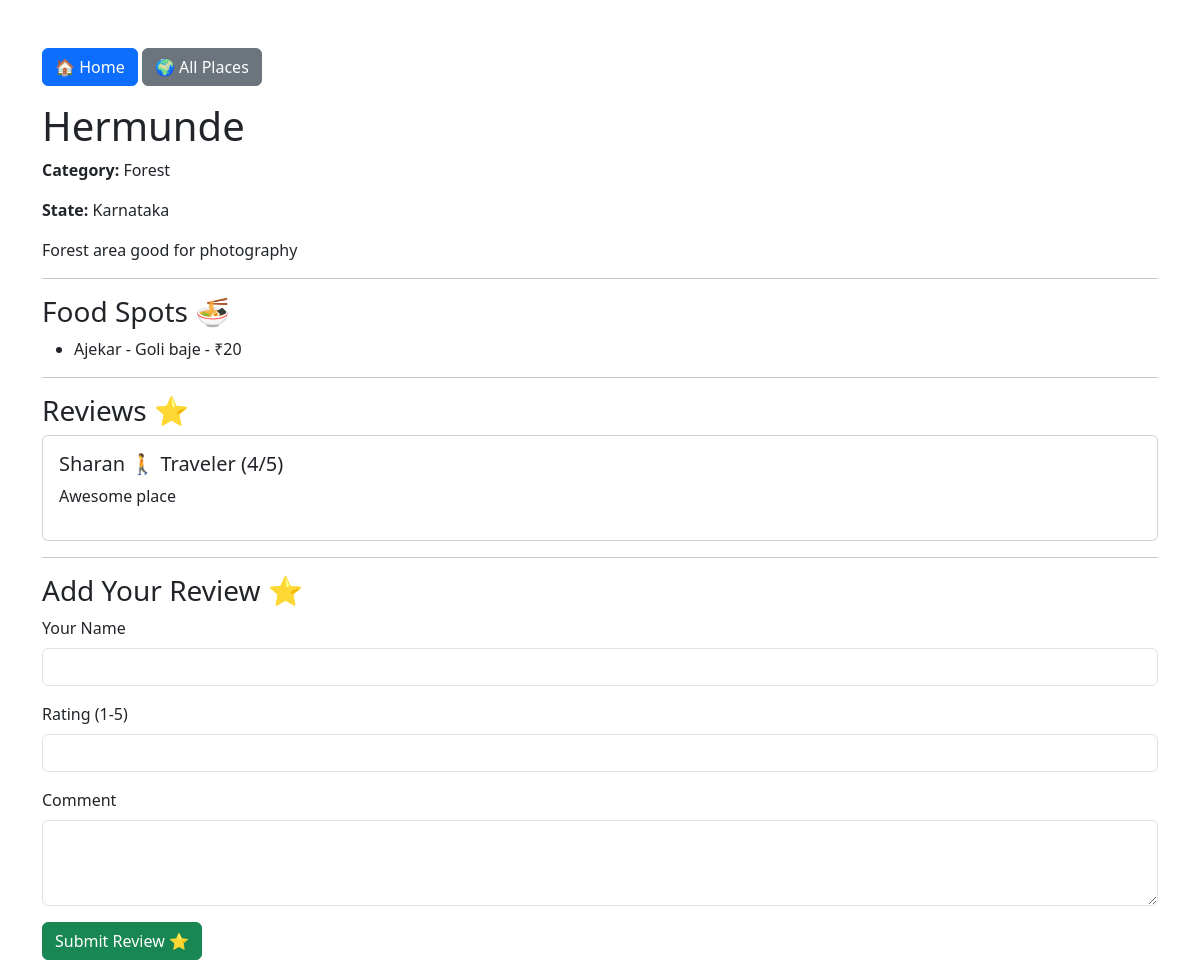
The page /places/1/ on the database as committed earlier.
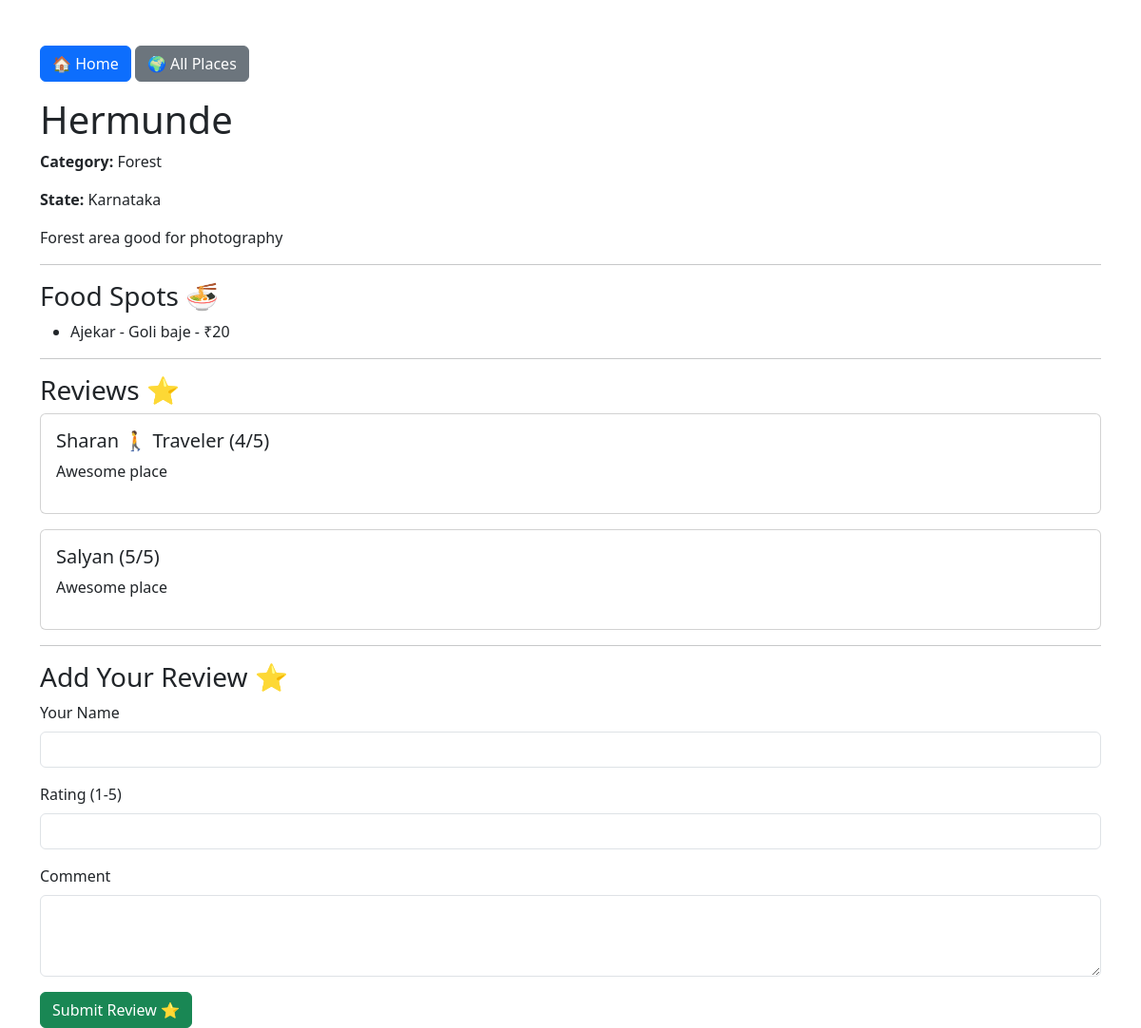
The same page on the database as committed later.
### places/models.py (models this page shows, shortened)
class FoodSpot(models.Model):
    place = models.ForeignKey(
        Place,
        on_delete=models.CASCADE
    )
    name = models.CharField(max_length=100)
    special_food = models.CharField(max_length=100)
    price = models.IntegerField()

class Review(models.Model):
    place = models.ForeignKey(
        Place,
        on_delete=models.CASCADE
    )
    user_name = models.CharField(max_length=100)
    rating = models.IntegerField()
    comment = models.TextField()

### places/views.py (the view, shortened to what this page needs)
def place_detail(request, place_id):
    place = get_object_or_404(Place, id=place_id)
    return render(
        request,
        "places/place_detail.html",
        {
            "place": place,
        },
    )

### places/templates/places/place_detail.html (shortened to what this page needs)
<!DOCTYPE html>
<html>
<head>
    <link href="https://cdn.jsdelivr.net/npm/bootstrap@5.3.7/dist/css/bootstrap.min.css" rel="stylesheet">
</head>
<body>
<div class="container mt-5">
    <div class="mb-3">
        <a href="/" class="btn btn-primary">🏠 Home</a>
        <a href="/places/" class="btn btn-secondary">🌍 All Places</a>
    </div>
    <h1>{{ place.name }}</h1>
    <p>
        <strong>Category:</strong>
        {{ place.category }}
    </p>
    <p>
        <strong>State:</strong>
        {{ place.state }}
    </p>
    <p>
        {{ place.description }}
    </p>
    <hr>
    <h3>Food Spots 🍜</h3>
    <ul>
        {% for food in place.foodspot_set.all %}
            <li>
                {{ food.name }} -
                {{ food.special_food }} -
                ₹{{ food.price }}
            </li>
        {% empty %}
            <li>No food spots added.</li>
        {% endfor %}
    </ul>
    <hr>
    <h3>Reviews ⭐</h3>
    {% for review in place.review_set.all %}
        <div class="card mb-3">
            <div class="card-body">
                <h5>
                    {{ review.user_name }}
                    {% if review.user_name == "Sharan" %}
                        🚶 Traveler
                    {% endif %}
                    ({{ review.rating }}/5)
                </h5>
                <p>{{ review.comment }}</p>
            </div>
        </div>
    {% empty %}
        <p>No reviews yet.</p>
    {% endfor %}
    <hr>
    <h3>Add Your Review ⭐</h3>
    <form method="POST">
        <div class="mb-3">
            <label class="form-label">Your Name</label>
            <input
                type="text"
                name="user_name"
                class="form-control"
                required
            >
        </div>
        <div class="mb-3">
            <label class="form-label">Rating (1-5)</label>
            <input
                type="number"
                name="rating"
                min="1"
                max="5"
                class="form-control"
                required
            >
        </div>
        <div class="mb-3">
            <label class="form-label">Comment</label>
            <textarea
                name="comment"
                class="form-control"
                rows="3"
                required
            ></textarea>
        </div>
        <button type="submit" class="btn btn-success">
            Submit Review ⭐
        </button>
    </form>
</div>
</body>
</html>

Rows that differ between the two databases and show on the page:
added Review: user_name "Salyan", rating "5", comment "Awesome place"
